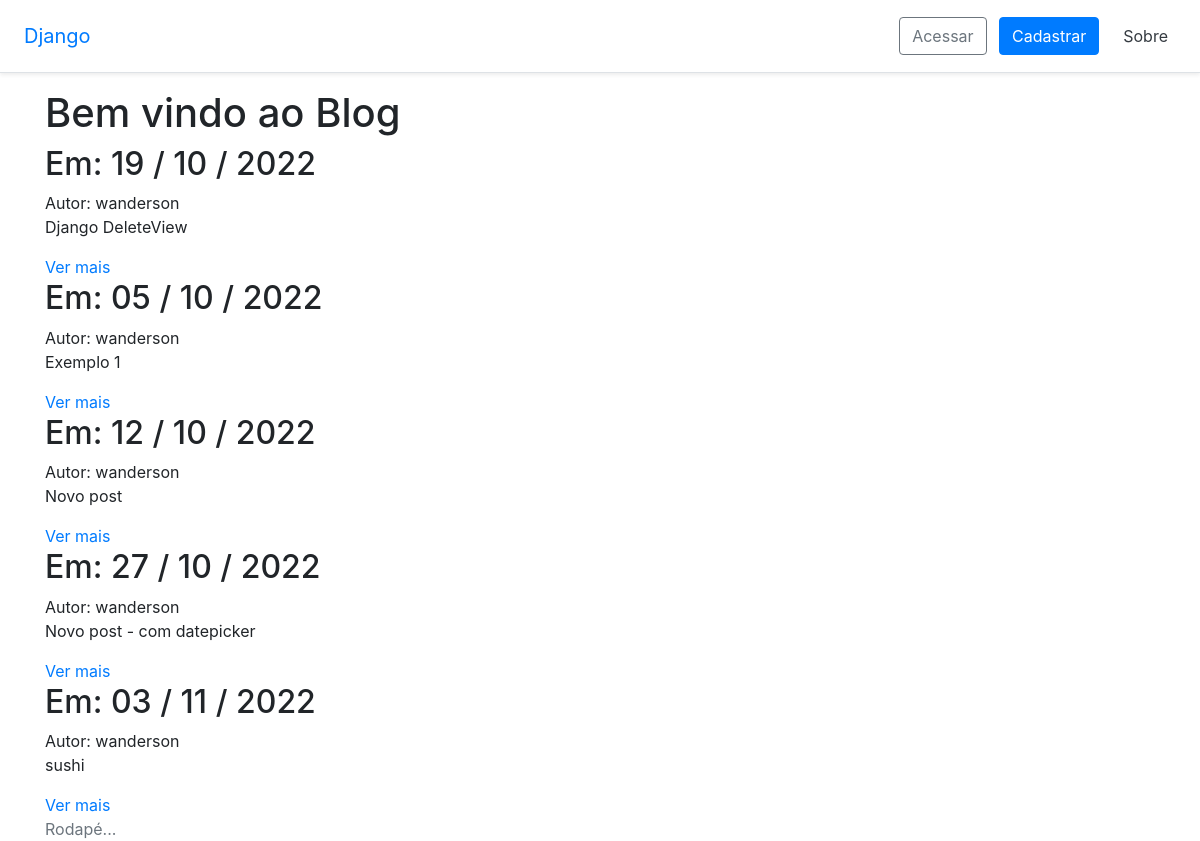
The page /ola-mundo/ on the database as committed earlier.
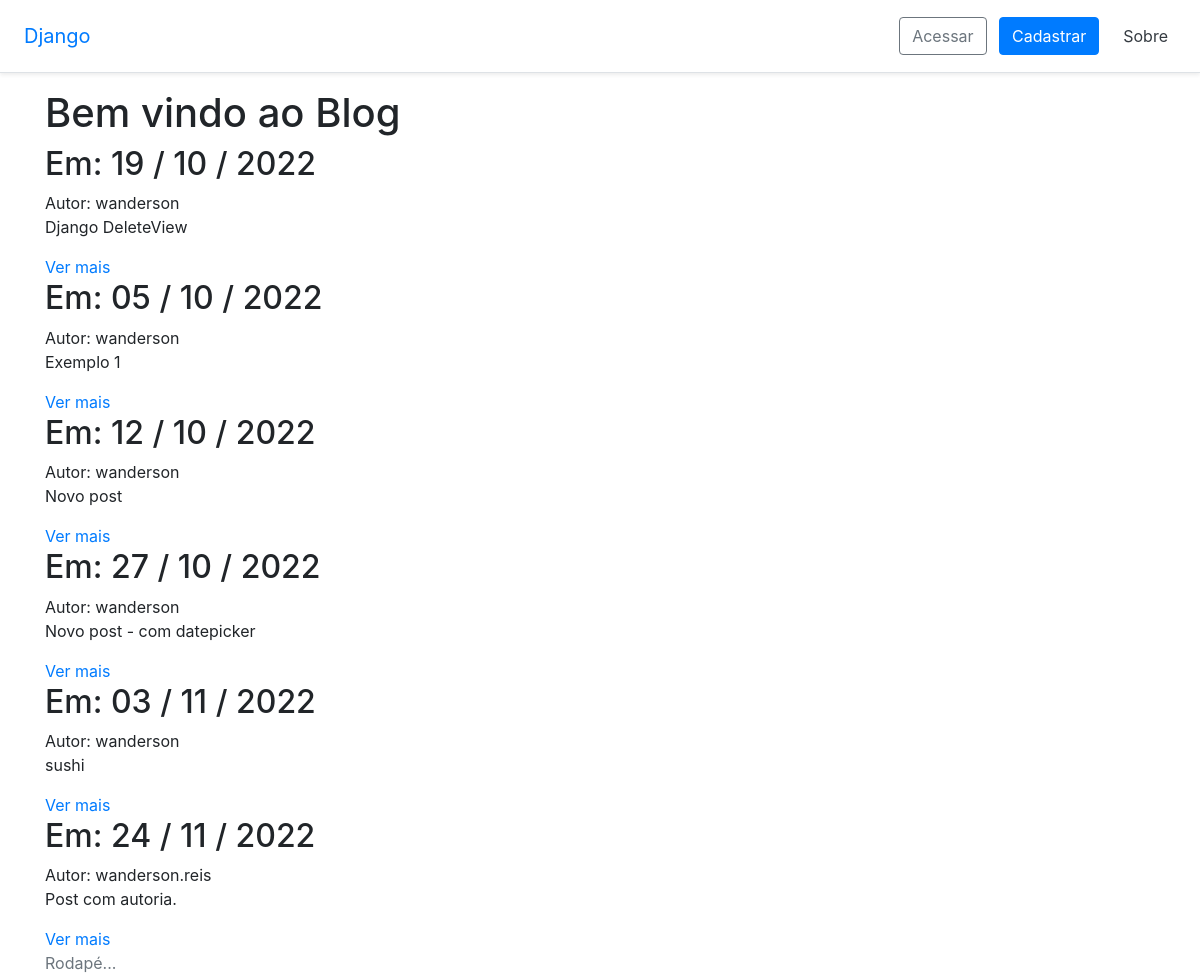
The same page on the database as committed later.
### blog/models.py (models this page shows)
class Post(models.Model):
    body_text = models.TextField('Texto Principal')
    pub_date = models.DateTimeField('Data Publicação')
    categoria = models.CharField(
        'Categoria',
        max_length=15,
        choices=[
        ('noticias', 'Notícias'),
        ('como_fazer', 'Como Fazer'),
        ('review', 'Review'),
        ],
        default=None,
        null=True
    )
    imagem = models.FileField(
        upload_to='images',
        default=None,
        null=True
    )
    autor = models.ForeignKey(
        get_user_model(),
        on_delete=models.DO_NOTHING, # ou models.CASCADE
    )

### blog/views.py (the view)
# urls.py: path('ola-mundo/', ola, name="ola"),
def ola(request):
	posts = Post.objects.all()
	return TemplateResponse(
			request,
			'posts_tpl.html',
			{'posts_list': posts }
		)

### templates/posts_tpl.html (shortened to what this page needs)
{% extends '_layout1.html' %}
{% block content %}
    <h1>Bem vindo ao Blog</h1>
    {% for post in posts_list %}
    <article>
        <h2>Em: {{ post.pub_date|date:"d / m / Y" }}</h2>
        <span>Autor: {{ post.autor.username }}</span>
        <p>{{ post.body_text }}</p>
        <a href="{% url 'post_detail' pk=post.id %}">Ver mais</a>
    </article>
    {% endfor %}
{% endblock %}

### templates/_layout1.html (shortened to what this page needs)
{% extends '_base.html' %}
{% load static %}
{% block css %}
<link rel="stylesheet" href="https://stackpath.bootstrapcdn.com/bootstrap/4.4.1/css/bootstrap.min.css">
<link rel="stylesheet" href="{% static 'css/base.css' %}">
{% endblock %}
{% block header %}
<main role="main">
    <div class="d-flex flex-column flex-md-row align-items-center p-3 px-md-4 mb-3
    bg-white border-bottom shadow-sm">
        <h5 class="my-0 mr-md-auto font-weight-normal">
            <a href="{% url 'index' %}">Django</a>
        </h5>
        <nav class="my-2 my-md-0 mr-md-3">
            {% if user.is_authenticated %}
            <h4>
                Olá, {{ user.username }}
                <a href="{% url 'logout' %}" class="btn btn-sm btn-outline-dark">
                    Sair
                </a>
            </h4>
            {% else %}
            <a href="{% url 'login' %}" class="btn btn-outline-secondary">
                Acessar
            </a>
            <a href="#" class="btn btn-primary ml-2">
                Cadastrar
            </a>
            {% endif %}
        </nav>
        <a class="p-2 text-dark" href="{% url 'ola' %}">Sobre</a>
    </div>
</main>
{% endblock %}
{% block main %}
<div class="container">
    {% block content %}{% endblock content %}
</div>
{% endblock %}
{% block footer %}
<footer class="footer">
    <div class="container">
        <span class="text-muted">Rodapé...</span>
    </div>
</footer>
{% endblock %}

### templates/_base.html (shortened to what this page needs)
{% load static %}
<!DOCTYPE html>
<html>
<head>
    {% block css %}
    {% endblock %}
</head>
<body>
    {% block header %}
    {% endblock %}
    {% block main %}{% endblock %}
    {% block footer %}
    {% endblock %}
</body>
</html>

Rows that differ between the two databases and show on the page:
added Post: pub_date "24 / 11 / 2022", autor.username "wanderson.reis", body_text "Post com autoria."
